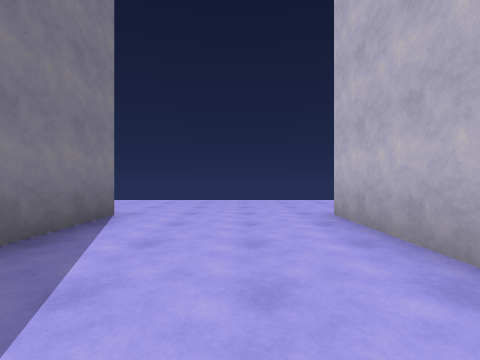
[1] (above)

18 first-person views from a walk through a scene from a Unity 3-D project. The camera is 1.2 m above the floor, looks level and sees 90° across. The floor is counted in squares, 2 m on a side. Each view is taken from the middle of a square. On the plan, view 1 faces up. The plan holds only what a view shows up to about 9 squares ahead; the rest is blank. The place goes on beyond the plan. The player character is not drawn.

[2]
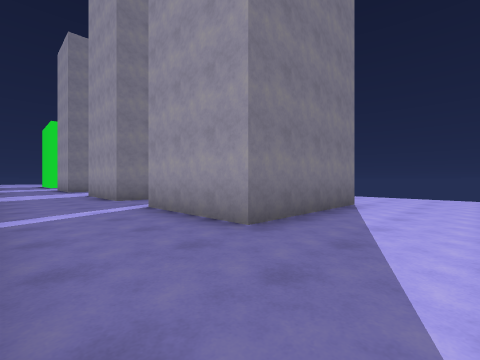

[3]
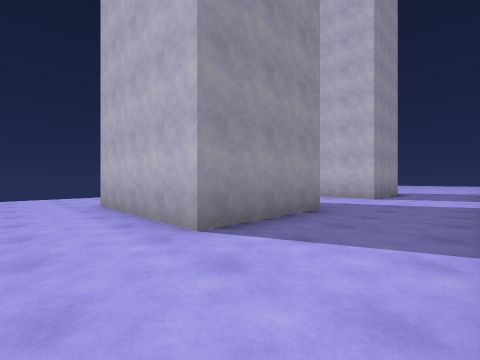

[4]
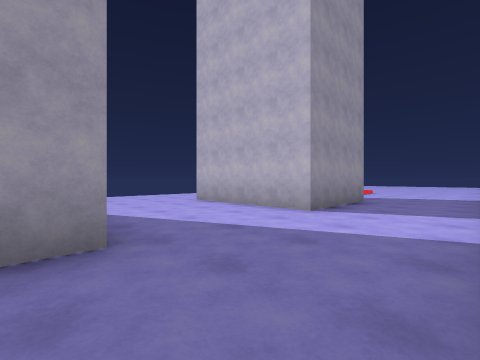

[5]
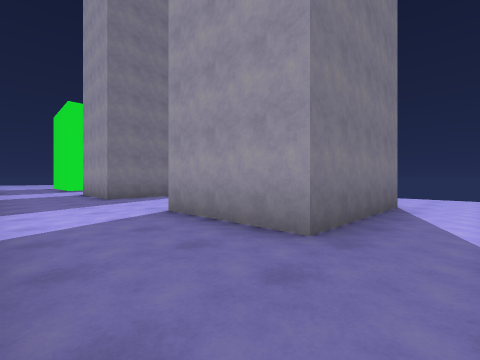

[6]
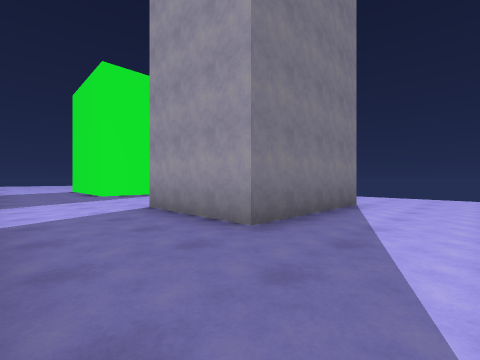

[7]
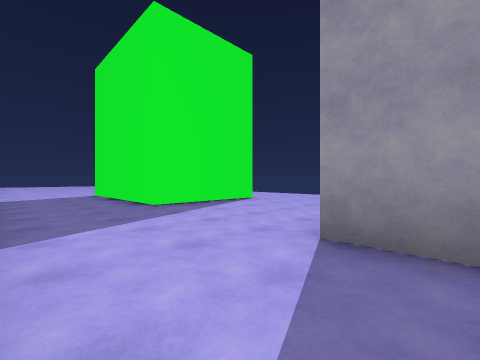

[8]
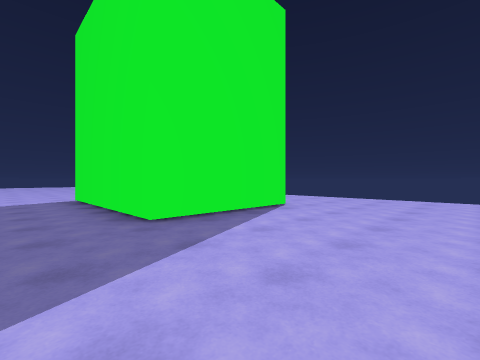

[9]
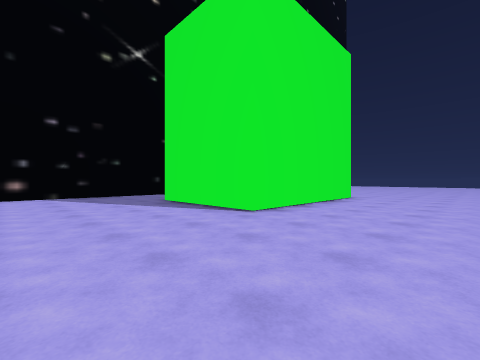

[10]
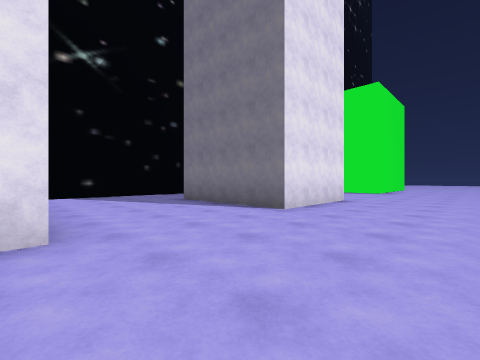

[11]
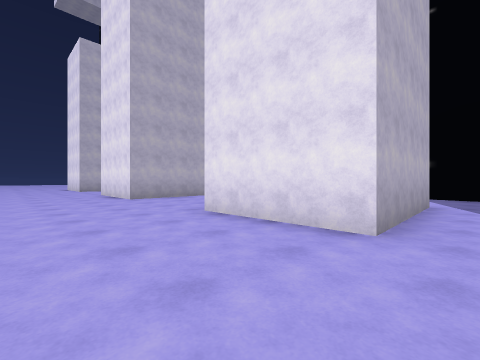

[12]
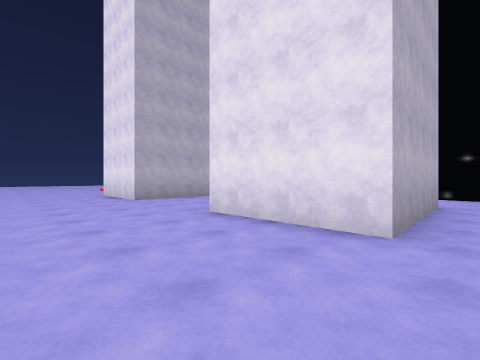

[13]
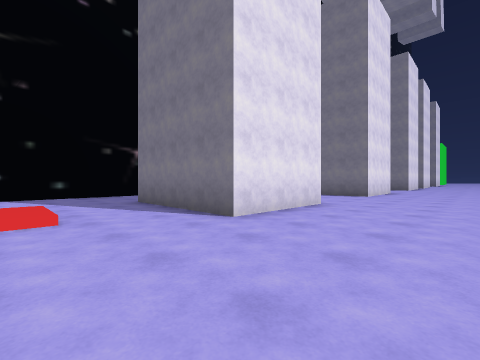

[14]
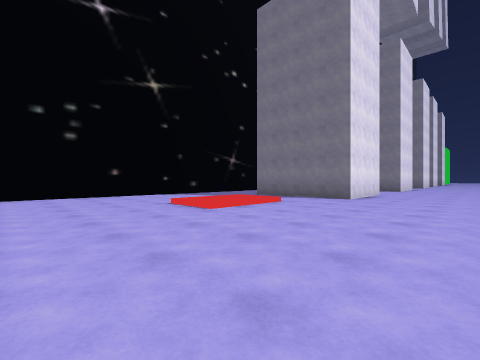

[15]
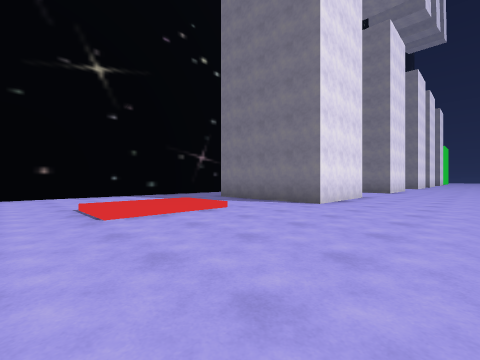

[16]
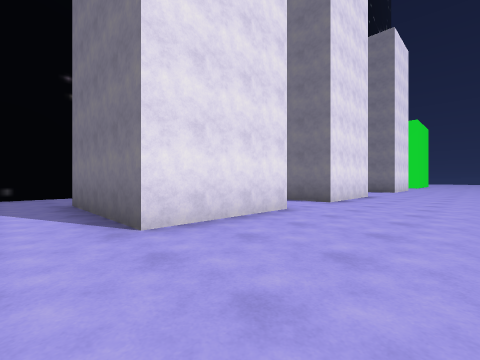

[17]
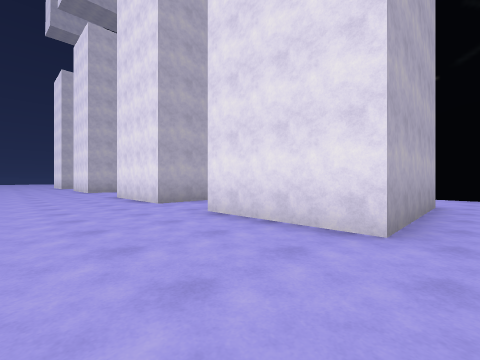

[18]
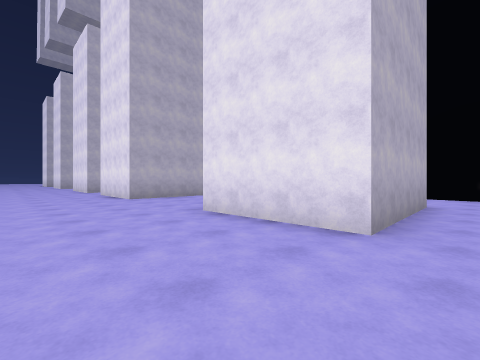

### Floor plan
Points are (right, up) in squares from view 1. A wall is a line through its corners. A room is listed if a view was taken in it or the views show most of it. See-through windows are left out.
Room 1 (views 1, 2, 3, 4, 5, 6, 7, 8, 9, 10, 11, 12, 13, 14, 15, 16, 17, 18)
walls: (-2.2, 4.2) (-2.2, 0.3) (-5.2, 0.3) (-5.2, 4.2) (-2.2, 4.2); (-2.8, -2.3) (-1, -2.3); (-7.3, 4.2) (-7.3, 0.3) (-10.3, 0.3) (-10.3, 4.2) (-7.3, 4.2); (4.8, 0.3) (1.6, 0.3) (1.6, 4.2) (4.7, 4.2) (4.7, 3.5); (8.3, 4.2) (11.3, 4.2) (11.3, 0.3) (8.3, 0.3) (8.3, 4.2); (-12.4, -2.3) (-11.9, -2.3); (-14.1, 4.2) (-14.1, 0.3) (-17.2, 0.3) (-17.2, 4.2) (-14.1, 4.2); (12.4, -2.3) (14.2, -2.3); (-20.1, -2.3) (-18, -2.3); (-26.2, 4) (-21.4, 4) (-21.4, 0.5) (-26.2, 0.5)

Positions as (right, up) in squares from view 1, and headings:
1: (0, 0), facing up
2: (0, -2), facing up-left
3: (0, -2), facing up-right
4: (4, -2), facing up-right
5: (-6, -2), facing up-left
6: (-12, -2), facing up-left
7: (-16, -2), facing up-left
8: (-18, -1), facing up-left
9: (-18, 7), facing down-left
10: (-10, 7), facing down-left
11: (-6, 7), facing down-right
12: (1, 7), facing down-right
13: (14, 7), facing down-left
14: (19, 7), facing down-left
15: (17, 7), facing down-left
16: (-1, 7), facing down-left
17: (-11, 7), facing down-right
18: (-18, 7), facing down-right
